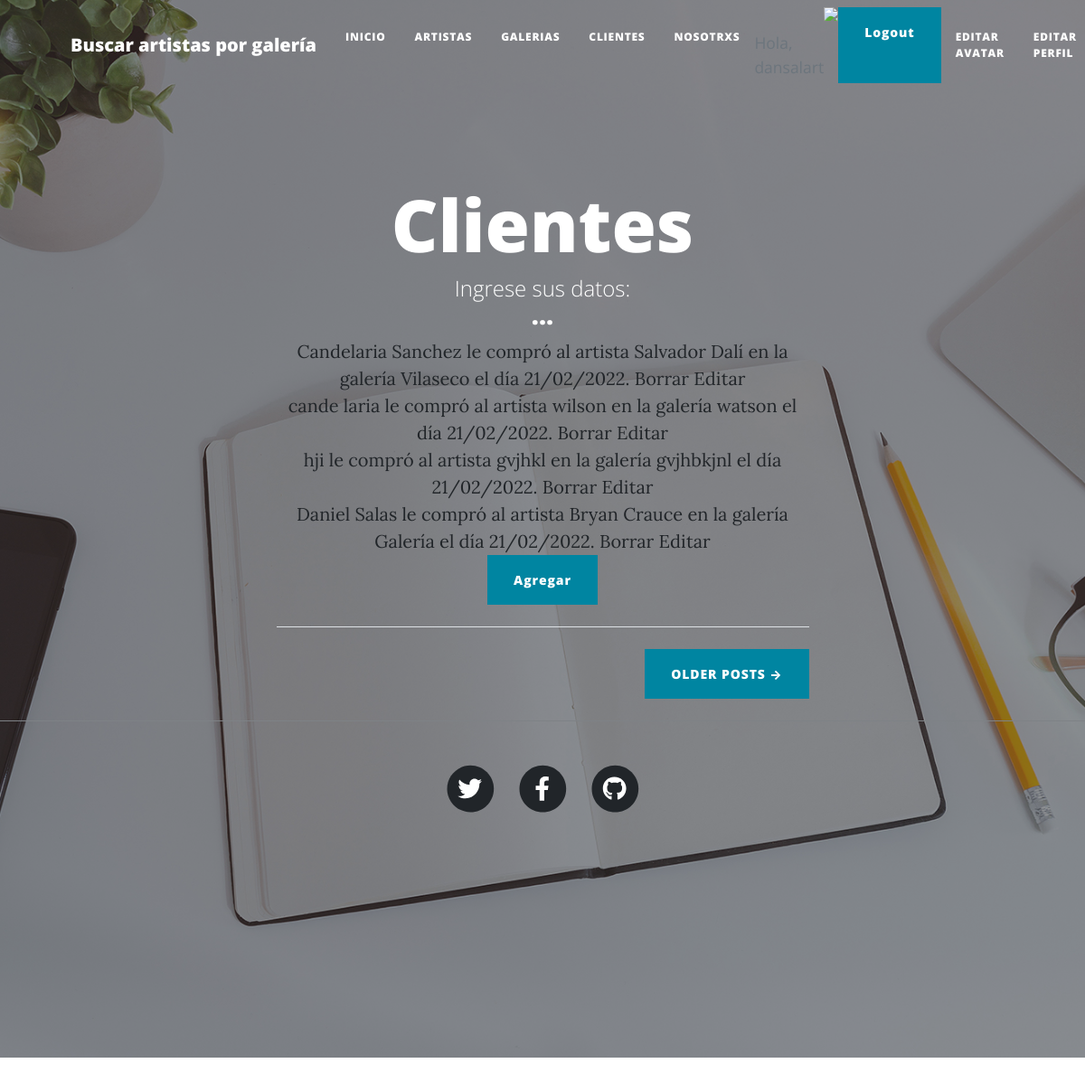
Page /clientes/ (signed in) on the committed database.
### AppBlog/models.py (models this page shows)
class Cliente(Model):
    nombre = CharField(max_length=40, verbose_name='nombre y apellido')
    artistaAlQueLeCompro = CharField(max_length=40, verbose_name='Autor de la obra', blank=True, null=True)
    galeriaEnQueCompro = CharField(max_length=40, verbose_name='Galería en la adquirió la obra', blank=True, null=True)
    obra = ImageField(upload_to='obras', verbose_name='Obra que adquirió', blank=True, null=True)
    fecha = datetime.today().strftime("%d/%m/%Y")
    def __str__(self):
        return f'{self.nombre} le compró al artista {self.artistaAlQueLeCompro} en la galería {self.galeriaEnQueCompro} el día {self.fecha}.'

### AppBlog/views.py (the view)
# urls.py: path('clientes/', login_required(views.ClienteListView.as_view()), name="clientes"),
class ClienteListView(AvatarView, ListView):
    model = Cliente
    template_name = 'AppBlog/clientes.html'
    context_object_name = 'clientes'

### AppBlog/views.py (called while the page is built)
    def get_context_data(self, **kwargs):
        contexto = super().get_context_data(**kwargs)
        contexto['avatar_url'] = Avatar.objects.filter(user=self.request.user).last().imagen.url
        return contexto

### templates/AppBlog/clientes.html (shortened to what this page needs)
{% extends 'AppBlog/padre.html' %}
{% load static %}
{%block Header%}
    <header class="masthead" style="background-image: url({%static 'AppBlog/assets/img/home-bg.jpg' %})">
        <div class="container position-relative px-4 px-lg-5">
            <div class="row gx-4 gx-lg-5 justify-content-center">
                <div class="col-md-10 col-lg-8 col-xl-7">
                    <div class="site-heading">
                        <h1>Clientes</h1>
                        <span class="subheading">Ingrese sus datos:</span>
                        <h3>...</h3>
                        {% for cliente in clientes %}
                        <a href="{% url 'cliente_view' cliente.id %}">{{ cliente }}
                        </a>
                        <a href="{% url 'cliente_delete' cliente.id %}">Borrar</a>
                        <a href="{% url 'cliente_update' cliente.id %}">Editar</a>
                        <br>
                    {% endfor %}
                    <a class="btn btn-primary" href="{% url 'cliente_add' %}">Agregar</a>
                {% endblock %}

### rows in the picture
Cliente: nombre+artistaAlQueLeCompro+galeriaEnQueCompro "Candelaria Sanchez le compró al artista Salvador Dalí en la galería Vilaseco el día 21/02/2022."
Cliente: nombre+artistaAlQueLeCompro+galeriaEnQueCompro "cande laria le compró al artista wilson en la galería watson el día 21/02/2022."
Cliente: nombre+artistaAlQueLeCompro+galeriaEnQueCompro "hji le compró al artista gvjhkl en la galería gvjhbkjnl el día 21/02/2022."
Cliente: nombre+artistaAlQueLeCompro+galeriaEnQueCompro "Daniel Salas le compró al artista Bryan Crauce en la galería Galería el día 21/02/2022."
